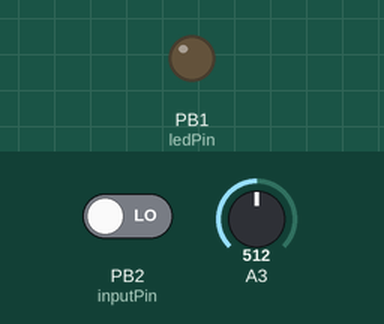
Bench run of a sketch on a simulated ATtiny85, built with avr-gcc and run on an emulated ATtiny85. Parts: output pins drawn as LEDs (lit = HIGH). The test bench sets the inputs (shaded band); at power-on: PB2 (inputPin) LOW, A3 = 512.

Above: at 1.2 s.
1.3 s: PB2 (inputPin) driven HIGH
At 2.39 s:
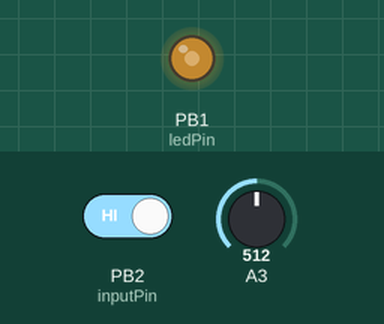
At 15.6 s:
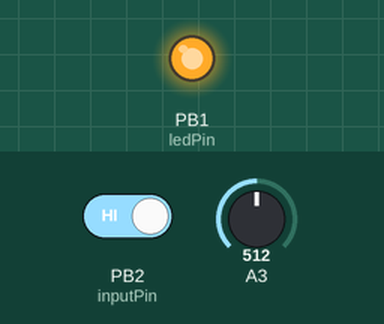
Timing chart, 0 to 15.9 s (numbered marks = the images above; inputs shaded):
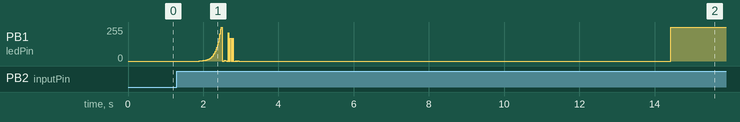

The sketch:

main.ino
```cpp
#include <Arduino.h>

// for ATTiny85
// on button pressed fade led in stay for n-sec. and fade out

//int brightness[] = { 0, 0, 0, 0, 0, 0, 0, 1, 1, 1, 2, 2, 2, 3, 3, 4, 4, 5, 6, 7, 8, 9, 10, 11, 13, 14, 16, 18, 21, 23, 26, 30, 33, 37, 42, 47, 53, 59, 66, 74, 83, 93, 104, 116, 130, 145, 162, 181, 203, 227, 255 };
int brightness[] = { 0, 0, 0, 0, 0, 1, 1, 2, 2, 3, 4, 5, 6, 7, 9, 11, 13, 15, 18, 22, 26, 31, 37, 44, 53, 62, 74, 87, 104, 123, 145, 172, 203, 240, 255 };
//int brightness[] = { 0, 0, 0, 0, 1, 2, 2, 3, 4, 6, 8, 10, 13, 16, 21, 26, 33, 42, 53, 66, 83, 104, 130, 162, 203, 255 };
int count = (sizeof(brightness)/sizeof(*brightness));

const int triggerPin =0;//LED
const int ledPin = 1;  // LED
const int inputPin = 2;// button or PIR-Sensor
const int potiPin = 3;

int processing = -1;
int maxProcessingCount = 10;

void FadeIn(int delayMsec)
{
  for (size_t i = 0; i < brightness; i++) {
       analogWrite(ledPin,  brightness[i]);
       delay(delayMsec);
     }
}
void FadeOut(int delayMsec)
{
  for (size_t i = 0; i < brightness; i++) {
       analogWrite(ledPin,  brightness[count-1-i]);
       delay(delayMsec);
     }
   analogWrite(ledPin, 0);
}

boolean IsTriggerSet()
{
  if (digitalRead(inputPin) == HIGH) {
    // turn LED on:
    return true;
  } else {
    // turn LED off:
    return false;
  }
}

void setup() {
  pinMode(inputPin, INPUT);
  pinMode(potiPin, INPUT);
  processing = -1;
}

void loop() {

  maxProcessingCount = map(analogRead(potiPin), 0,1023, 0,50);

  if (IsTriggerSet())
  {
    if (processing == -1)
    {
      // fade in
      digitalWrite(triggerPin, HIGH);
      delay(500);
      digitalWrite(triggerPin, LOW);

      processing = maxProcessingCount;
      FadeIn(20);
    }
    if (processing > -1)
    {
      // set re-trigger count
      digitalWrite(triggerPin, HIGH);
      delay(500);
      digitalWrite(triggerPin, LOW);
      processing = maxProcessingCount;
    }
  }

  if (processing > 0)
  {
    // illuminate
    //Serial.println("illuminate");
    digitalWrite(ledPin, HIGH);
    delay(500);
    processing -= 1;
  }
  if (processing == 0)
  {
    // fade out
    //Serial.println("fade out");
    FadeOut(40);
    processing =-1;
  }
}
```
